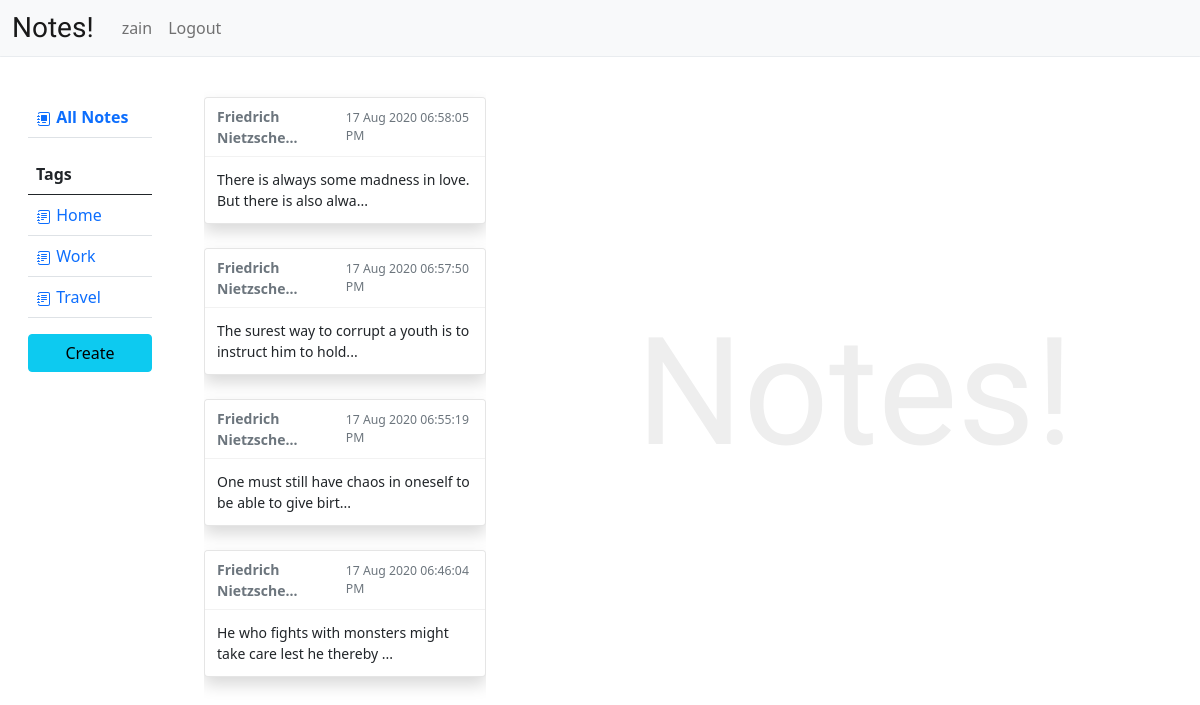
The page / (signed in) on the database its author committed.
### models.py (models this page shows, shortened)
class Note(Base):
    __tablename__ = "notes"
    id = Column(Integer, primary_key=True)
    user_id = Column(Integer, ForeignKey("users.id"))
    title = Column(String(200))
    content = Column(String)
    tag = Column(String(40))
    timestamp = Column(TIMESTAMP)
    users = relationship("User", back_populates="notes")

### app.py (the view)
@app.route("/")
def index():
    if session.get("username"):
        notes = db.query(Note).filter_by(user_id=session["user_id"]).all()
        notes = reversed(list(notes))
        return render_template("dashboard.html", notes=notes)
    return render_template("index.html")

### templates/dashboard.html (shortened to what this page needs)
{% extends 'layout.html' %}  {% block body %}
<main style="height: 100%;">
  <div class="dashboard">
    <div class="row">
      <div class="user-menu col-2">
        <table class="table table-hover">
          <thead>
            <tr>
              <th scope="col" class="active" id="allNotesBtn">
                <a href=""
                  >
                  All Notes</a
                >
              </th>
            </tr>
          </thead>
        </table>
        <table class="table table-hover">
          <thead>
            <tr>
              <th scope="col">Tags</th>
            </tr>
          </thead>
          <tbody>
            <tr>
              <td class="noteTags" id="tagHome">
                <a href="">
                  Home</a
                >
              </td>
            </tr>
            <tr>
              <td class="noteTags" id="tagWork">
                <a href=""
                  >
                  Work</a
                >
              </td>
            </tr>
            <tr>
              <td class="noteTags" id="tagTravel">
                <a href=""
                  >
                  Travel</a
                >
              </td>
            </tr>
          </tbody>
        </table>
        <div class="mt-auto">
          <div class="create-btn">
            <div class="btn btn-info" style="width: 100%;" id="createNote">
              Create
            </div>
          </div>
        </div>
      </div>
      <div class="user-notes col-3">
        <div id="notesList">
          {% for note in notes %}
          <div
            class="toast show mb-4"
            role="alert"
            aria-live="assertive"
            aria-atomic="true"
            data-autohide="false"
          >
            <div class="toast-header">
              <strong class="mr-auto">{{note.title[:20] + "..."}}</strong>
              <small class="text-muted"
                >{{note.timestamp.strftime("%d %b %Y %I:%M:%S %p")}}</small
              >
            </div>
            <div class="toast-body">
              {{note.content[:60] + "..."}}
            </div>
          </div>
          {% endfor %}
        </div>
      </div>
      <div class="note col-7">
        <div class="m-5" id="noteDisplay">
          <div class="logo">
            <h1>Notes!</h1>
          </div>
        </div>
      </div>
    </div>
  </div>
</main>
{% endblock %}

### templates/layout.html (shortened to what this page needs)
<!DOCTYPE html>
<html lang="en">
  <head>
    <link
      rel="stylesheet"
      href="https://stackpath.bootstrapcdn.com/bootstrap/5.0.0-alpha1/css/bootstrap.min.css"
    />
    <link
      rel="stylesheet"
      href="{{ url_for('static', filename='css/style.css') }}"
    />
  </head>
  <body>
    <nav class="navbar navbar-expand-lg navbar-light bg-light">
      <div class="container-fluid">
        <a class="navbar-brand brand-name" href="/">
          Notes!
        </a>
        <div class="collapse navbar-collapse" id="navbarNav">
          <ul class="navbar-nav">
            {% if not session['username'] %}
            <li class="nav-item">
              <a class="nav-link active" aria-current="page" href="/">Home</a>
            </li>
            <li class="nav-item">
              <a class="nav-link" href="javascript:showForm('signInForm')"
                >Signin</a
              >
            </li>
            <li class="nav-item">
              <a class="nav-link" href="javascript:showForm('signUpForm')"
                >Signup</a
              >
            </li>
            {% else %}
            <li class="nav-item">
              <a class="nav-link">{{session['username']}}</a>
            </li>
            <li class="nav-item">
              <a class="nav-link" href="/logout">Logout</a>
            </li>
            {% endif %}
          </ul>
        </div>
      </div>
    </nav>
    <div class="progress" style="height: 1px;">
    </div>
    {% block body %}{% endblock %}
  </body>
</html>

### static/css/style.css (style rules this page uses)
.brand-name { font-family:"Satisfy",cursive }
nav .container-fluid .brand-name { line-height:1;margin:0 20px 0 0;padding:5 0 0 0;font-size:28px }
nav .container-fluid #navbarNav { width:auto }
.dashboard { height:calc(100vh - 56px);overflow:hidden }
.dashboard .row { height:100% }
.dashboard .row .user-menu { height:100%;padding:40px }
.dashboard .row .user-menu table a { text-decoration:none }
.dashboard .row .user-notes { height:100% }
.dashboard .row .user-notes #notesList { height:100%;padding:40px 0;overflow-y:scroll }
.dashboard .row .note #noteDisplay { height:100% }
.dashboard .row .note #noteDisplay .logo { height:100%;display:-webkit-box;display:-ms-flexbox;display:flex;-webkit-box-pack:center;-ms-flex-pack:center;justify-content:center;-webkit-box-align:center;-ms-flex-align:center;align-items:center;margin-top:-80px }
.dashboard .row .note #noteDisplay .logo h1 { font-family:"Satisfy",cursive;font-size:150px;color:#eee }

### rows shown on the page
Note: title "Friedrich Nietzsche...", timestamp "17 Aug 2020 06:58:05 PM", content "There is always some madness in love. But there is also alwa..."
Note: title "Friedrich Nietzsche...", timestamp "17 Aug 2020 06:57:50 PM", content "The surest way to corrupt a youth is to instruct him to hold..."
Note: title "Friedrich Nietzsche...", timestamp "17 Aug 2020 06:55:19 PM", content "One must still have chaos in oneself to be able to give birt..."
Note: title "Friedrich Nietzsche...", timestamp "17 Aug 2020 06:46:04 PM", content "He who fights with monsters might take care lest he thereby ..."

### other values the page prints
{{ session['username'] }} "zain"
